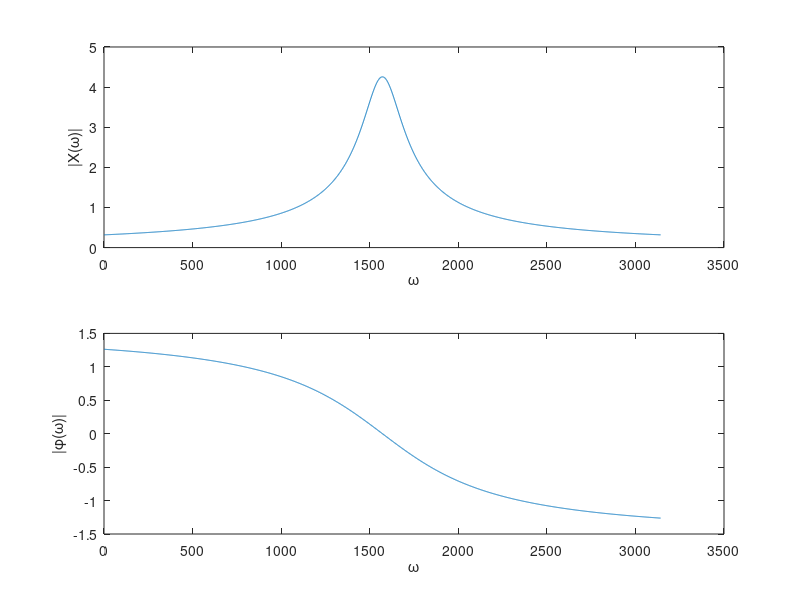

This chart was generated by the following MATLAB code:
set(0,'defaultfigurecolor','w');
a=5;A=5;
w=-5*pi:0.01:5*pi;
Xw=A./sqrt((w.^2+a^.2));
phi=-atan(w/a);
subplot(2,1,1);
plot(Xw);
xlabel('\omega');
ylabel('|X(\omega)|');
subplot(2,1,2);
plot(phi);
xlabel('\omega');
ylabel('|\phi(\omega)|');